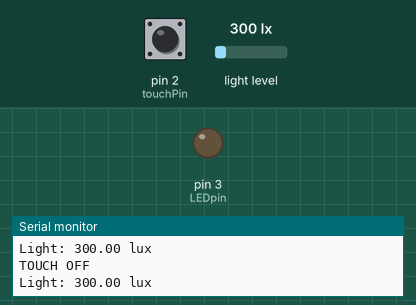
Bench run of a sketch on a simulated Arduino Uno, built with avr-gcc and run on an emulated ATmega328P. On the bench: output pins drawn as LEDs (lit = HIGH), the last lines printed to the serial monitor. The test bench sets the inputs (shaded band); at power-on: pin 2 (touchPin) LOW, light level 300 lx.

Above: at 1.8 s.
1.9 s: pin 2 (touchPin) pulled HIGH for 1.2 s
At 3.3 s:
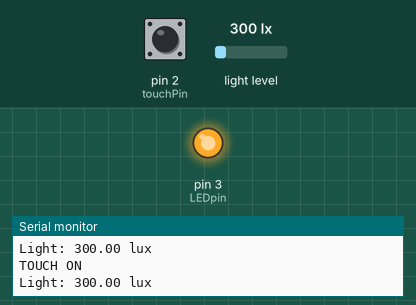
4.6 s: pin 2 (touchPin) pulled HIGH for 3.2 s
At 7.0 s:
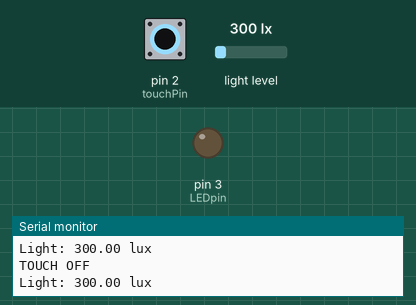
Timing chart, 0 to 8.5 s (numbered marks = the images above; inputs shaded):
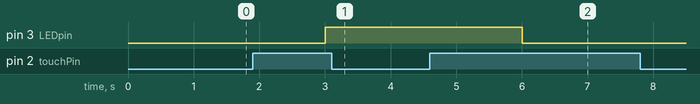

Measured:
- after the input at 1.9 s, pin 3 (LEDpin): LOW → HIGH after 1.1 s
- after the input at 4.6 s, pin 3 (LEDpin): HIGH → LOW after 1.4 s

The sketch:

light_and_touch_sensor.ino.ino
```cpp
#include <Wire.h>
#include <BH1750.h>
BH1750 lightMeter;

int touchPin = 2;
int LEDpin = 3;
bool val;
bool lightON;
bool touch;
void setup(){
 Serial.begin(9600); //Touch Sensor
 pinMode(touchPin, INPUT);
 pinMode(LEDpin, OUTPUT);

 Serial.begin(9600); //Light Sensor
  Wire.begin();
  lightMeter.begin();
  Serial.println(F("BH1750 Test"));
}
void loop(){ //Touch Sensor
 val = digitalRead(touchPin);
 if (val == 1 && lightON == 0)
 {touch = 1 - touch;}
 lightON = val;
 if (touch == 1)
 {
 Serial.println("TOUCH ON");
 }
 else
 {
 Serial.println("TOUCH OFF");
 }

 float lux = lightMeter.readLightLevel(); //Light Sensor
  Serial.print("Light: ");
  Serial.print(lux);
  Serial.println(" lux");
  delay(1000);

//LED ON and OFF
if (lux > 200 && touch == 1)
digitalWrite(LEDpin, HIGH);
else
digitalWrite(LEDpin, LOW);
}
```
